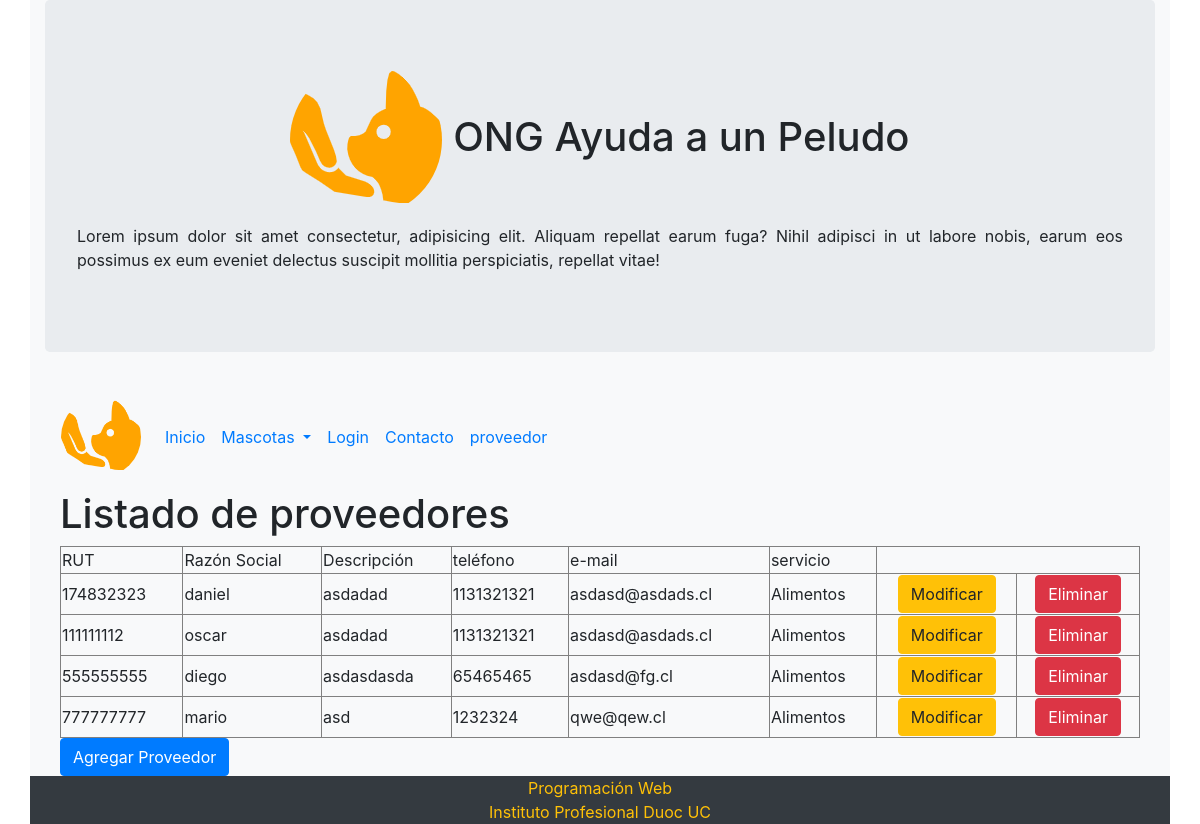
Screenshot of /proveedor with the database file from the repository.
### core/models.py (models this page shows, shortened)
class Proveedor(models.Model):
    rut = models.CharField(max_length=9, primary_key=True)
    razon_social = models.CharField(max_length=50)
    descripcion = models.CharField(max_length=100)
    telefono = models.IntegerField()
    mail = models.EmailField()
    fk_servicio = models.ForeignKey(Servicio, on_delete=models.PROTECT)

class Servicio(models.Model):
    nombre = models.CharField(max_length=50)
    def __str__(self):
        return self.nombre

### core/views.py (the view)
# urls.py: path('proveedor', prov, name="proveedor"),
def prov(request):
    proveedores = Proveedor.objects.all()
    return render(request, 'core/proveedor.html', {'proveedores':proveedores})

### core/templates/core/proveedor.html (shortened to what this page needs)
{% extends 'core/baseTemplate.html' %}
{% load static %}
{% block titulo %}
<link rel="stylesheet" href="{% static 'core/css/validaciones.css' %}" >
{% endblock %}
{% block contenido %}
<div class="col-12">
  <h1>Listado de proveedores</h1>
</div>
<div class="col-12">
  <table class="col-12" border="1">
    <tr>
      <td>RUT</td>
      <td>Razón Social</td>
      <td>Descripción</td>
      <td>teléfono</td>
      <td>e-mail</td>
      <td>servicio</td>
    </tr>
    {%  for pro in proveedores %}
    <tr>
      <td>{{pro.rut}}</td>
      <td>{{pro.razon_social}}</td>
      <td>{{pro.descripcion}}</td>
      <td>{{pro.telefono}}</td>
      <td>{{pro.mail}}</td>
      <td>{{pro.fk_servicio}}</td>
      <td class="text-center"><a href="{% url 'editar-proveedor' pro.rut %}" class="btn btn-warning" >Modificar</a></td>
      <td class="text-center"><a onclick="mensajeEliminar({{ pro.rut }})" href="#" class="btn btn-danger" >Eliminar</a></td>
    </tr>
    {% endfor %}
  </table>
  <a href="{% url 'form-proveedor' %}" class="btn btn-primary" >Agregar Proveedor</a>
</div>
{% endblock %}

### core/templates/core/baseTemplate.html (shortened to what this page needs)
<!DOCTYPE html>
<html lang="es">
<head>
  {% load static %}
  <link rel="stylesheet" href="https://maxcdn.bootstrapcdn.com/bootstrap/4.5.2/css/bootstrap.min.css">
  {% block titulo %}<title>ONG Ayuda a un peludo</title>{% endblock %}
</head>
<body>
  <div class="container bg-light d-flex flex-column sticky-footer-wrapper min-vh-100">
    <header class="jumbotron">
      <h1 class="text-center">
        <img src="{% static 'core/img/logo.png' %}" class="rounded-circle" alt="logo"/>
        <span class="text-nowrap">ONG Ayuda a un Peludo</span>
      </h1>
      <p class="text-justify">
        Lorem ipsum dolor sit amet consectetur, adipisicing elit. Aliquam repellat earum fuga? Nihil adipisci in ut labore nobis, earum eos possimus ex eum eveniet delectus suscipit mollitia perspiciatis, repellat vitae!
      </p>
    </header>
    <nav class="navbar navbar-expand-md bg-light">
      <a class="navbar-brand" href="#">
        <img src="{% static 'core/img/logo.png' %}" class="rounded-circle" width="80" alt="Logo" />
      </a>
      <ul class="navbar-nav">
        <li class="nav-item">
          <a class="nav-link" href="/">Inicio</a>
        </li>
        <li class="nav-item dropdown">
          <a class="nav-link dropdown-toggle" href="#" id="navbardrop" data-toggle="dropdown">
            Mascotas
          </a>
        </li>
        <li class="nav-item">
          <a class="nav-link" href="/login">Login</a>
        </li>
        <li class="nav-item">
          <a class="nav-link" href="/contacto">Contacto</a>
        </li>
        <li class="nav-item">
          <a class="nav-link" href="/proveedor">proveedor</a>
        </li>
      </ul>
    </nav>
    <main class="flex-fill">
      {% block contenido %}
      {% endblock %}
    </main>
    <footer>
      <div class="row bg-dark">
        <div class="col-12 text-center text-warning">
          Programación Web<br/>
          Instituto Profesional Duoc UC
        </div>
      </div>
    </footer>
  </div>
</body>
</html>

### rows the page displays
Proveedor: rut "174832323", razon_social "daniel", descripcion "asdadad", telefono "1131321321", mail "asdasd@asdads.cl", fk_servicio "Alimentos"
Proveedor: rut "111111112", razon_social "oscar", descripcion "asdadad", telefono "1131321321", mail "asdasd@asdads.cl", fk_servicio "Alimentos"
Proveedor: rut "555555555", razon_social "diego", descripcion "asdasdasda", telefono "65465465", mail "asdasd@fg.cl", fk_servicio "Alimentos"
Proveedor: rut "777777777", razon_social "mario", descripcion "asd", telefono "1232324", mail "qwe@qew.cl", fk_servicio "Alimentos"
